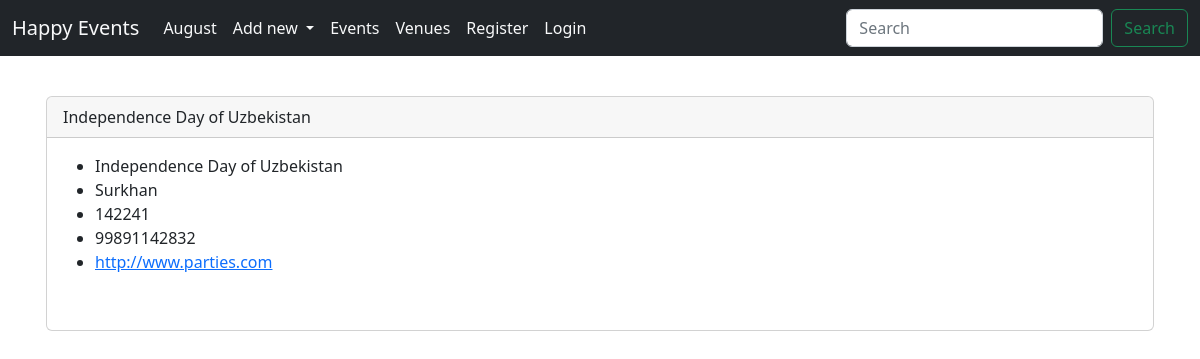
Page /show_venue/1 on the committed database.
### events/models.py (models this page shows)
class Venue(models.Model):
    name = models.CharField('Venue name', max_length=100)
    address = models.CharField('address', max_length=30)
    zip_code = models.CharField('zip code', max_length=10)
    phone = models.CharField('Contact Phone', max_length=12, blank=True)
    web = models.URLField('Website address', blank=True)
    email_address = models.EmailField('Email address', blank=True )
    owner = models.IntegerField('venue owner', blank=False, default=1)
    venue_image = models.ImageField(null=True, blank=True, upload_to='images/')
    def __str__(self):
	    return self.name

### events/views.py (the view)
# urls.py: path('show_venue/<venue_id>', views.show_venue, name='show_venue'),
def show_venue(request, venue_id):
	venue = Venue.objects.get(pk=venue_id)
	return render(request, 'show_venue.html',{'venue':venue})

### templates/show_venue.html (shortened to what this page needs)
{% extends 'base.html' %}
{% block content%}
<div class="container p-3">
<br>
<div class="card">
  <div class="card-header">
    {{venue}}
  </div>
  <div class="card-body">
  <ul>
    <li>{{venue.name}}</li>
    <li>{{venue.address}}</li>
    <li>{{venue.zip_code}}</li>
    <li>{{venue.phone}}</li>
    <li><a href="#">{{venue.web}}</a></li>
    <br>
  </ul>
  </div>
</div>
</div>
{% endblock %}

### rows in the picture
Venue: name "Independence Day of Uzbekistan", address "Surkhan", zip_code "142241", phone "99891142832", web "http://www.parties.com"
